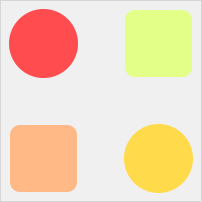
#> input picture tests/media/back.png, 202 x 202 px, given in place of 1.png, which was not available
$ python test-09-learn-images.py
#> lines starting #> are read from the running program, lines starting #| are printed output that depends on the picture; pictures that were not available may be replaced by others from this repository, and a replacement may not be noted
### openipkit/backend.py
import cv2
import openipkit.exphandle as exp

# This is backend; default backend id OpenCV
# Please check OpenCV License before use
# Or you can change this and use any other module you want

BACKEND_OPENCV = 0

backend_engine = BACKEND_OPENCV


def imread(pth):
#> called with pth = 'tests/media/samples1/train/1/1.png'
    if backend_engine == BACKEND_OPENCV:
        return cv2.imread(pth, -1)
#> returned value is the input picture: shape (202, 202, 3); mean B, G, R 187, 218.2, 242.4
#> call 2 of imread, with pth = 'tests/media/samples1/train/1/2.png'
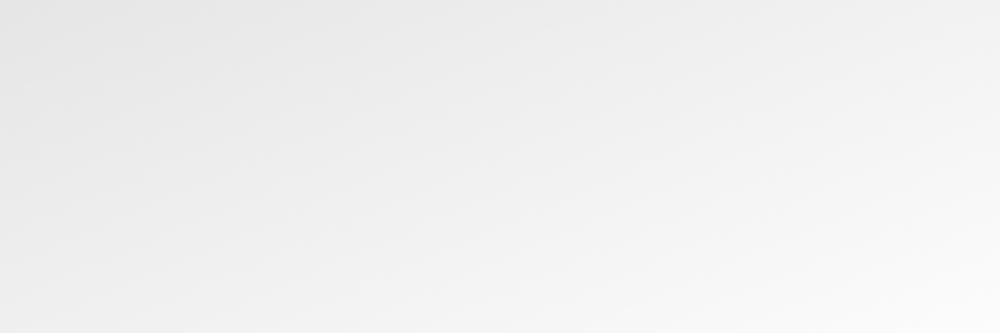
#> input picture tests/media/im.png, 1000 x 333 px, given in place of 2.png, which was not available
#> in imread, returned value is the input picture: shape (333, 1000, 3); mean B, G, R 240.7, 240.7, 240.7
#> `imList = [back.imread(train+f'/{tSet}/{tId}.png') for tId in range(1, ..`: imList = 12 items
    exp.echo(exp.DEFINE_BACKEND)
    return None


# [15 lines left out: functions imwrite, imshow, not called in this run]


def resize(im, newSize):
    if backend_engine == BACKEND_OPENCV:
        return cv2.resize(im, newSize)
    exp.echo(exp.DEFINE_BACKEND)
    return None

### openipkit/ml/nslearn.py
#########################################################
# Author: sh-navid
#########################################################
'''
I want to make a very simple machine learning algorithm
from scratch
'''
#########################################################
# Add preprocessors
#########################################################
import sys
import math
import numpy as np
import openipkit.nssys as nss
import openipkit.nsproc as proc
import openipkit.nsmath as nmth
import openipkit.nsarray as arr
import openipkit.nscolor as nsc
import openipkit.backend as back

#########################################################
# Source code
#########################################################


def __simpleSample(im, sampleSize, blockSquareSize):
    sample = []
    off = sampleSize//blockSquareSize
    for r in range(0, off):
        for c in range(0, off):
            y, x = r*blockSquareSize, c*blockSquareSize
            block = im[y:y+blockSquareSize, x:x+blockSquareSize]
            sample.append(np.mean(block))
    return sample


def simpleLearn(imList, sampleSize=8, blockSquareSize=4):
    '''
    imList: [im1, im2, ..., imN]
    size: 8, 16, 32, 64
    '''
#> called with sampleSize = 32, blockSquareSize = 16

    samples = []
    for im in imList:
        im = back.resize(im, (sampleSize, sampleSize))
        sample = __simpleSample(im, sampleSize, blockSquareSize)
        samples.append(sample)
#> this loop made 4 passes
#> sample on passes 1 to 3: [203, 226.6, 221.1, 219.7], [235.1, 241.4, 239.9, 246.2], [235.1, 241.4, 239.9, 246.2]
#> im on pass 4: None
#> pass 1, in simpleLearn, `im = back.resize(im, (sampleSize, sampleSize))`:
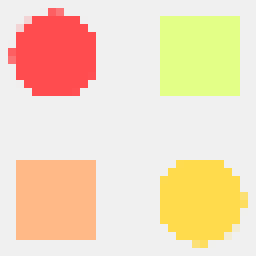
#> im: shape (32, 32, 3) (shown 8 times larger); mean of channels 0, 1, 2 190.4, 219.5, 242.9; drawn as B, G, R
#> pass 2, in simpleLearn, `im = back.resize(im, (sampleSize, sampleSize))`:
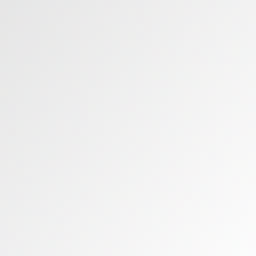
#> im: shape (32, 32, 3) (shown 8 times larger); mean of channels 0, 1, 2 240.6, 240.6, 240.6; drawn as B, G, R
#> after the loop, samples = [[203, 226.6, 221.1, 219.7], [235.1, 241.4, 239.9, 246.2], [235.1, 241.4, 239.9, 246.2]]
        # print(sample)
    return {'sampleSize': sampleSize, 'blockSquareSize': blockSquareSize, 'samples': samples}


# [20 lines left out: function simpleDetect, not called in this run]

### tests/test-09-learn-images.py
#########################################################
# Author: sh-navid
#########################################################
'''
'''
#########################################################
# Add preprocessors
#########################################################
import sys
sys.path.append('.')
import openipkit.nssys as nss
import openipkit.nsproc as proc
import openipkit.nsdraw as draw
import openipkit.nscolor as nsc
import openipkit.backend as back
import openipkit.ml.nslearn as learn

#########################################################
# Source code
#########################################################
test = sys.path[0]+'/media/samples1/test'
train = sys.path[0]+'/media/samples1/train'

models = []
#Train Models
for tSet in range(1, 5):
    imList = [back.imread(train+f'/{tSet}/{tId}.png') for tId in range(1, 13)]
#> (the run stopped early here; a loop or call above may not have finished)
